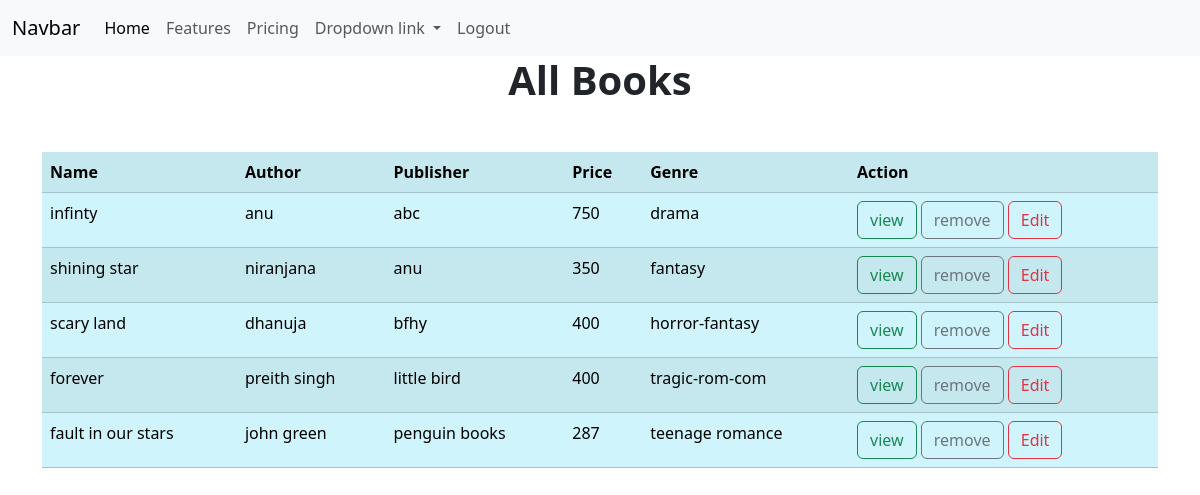
/books/all/, run on the app's committed database.
### book/models.py (models this page shows, shortened)
class Books(models.Model):
    Name=models.CharField(max_length=200)
    author=models.CharField(max_length=200)
    publisher=models.CharField(max_length=200)
    price=models.PositiveIntegerField()
    genre=models.CharField(max_length=200)

### book/views.py (the view)
# urls.py: path('books/all/',views.BooksListView.as_view(),name="books-all"),
class BooksListView(View):
    def get(self,request,*args,**kwargs):
        qs=Books.objects.all()
        return render(request,"book_list.html",{"data":qs})

### book/templates/book_list.html
{%extends 'base.html'%}
{%block body_block%}
<h1 class="text-center fw-bold">All Books</h1>
<div class="container mt-5">
    <table class="table table-striped table-info p-5">
        <tr>
            <th>Name</th>
            <th>Author</th>
            <th>Publisher</th>
            <th>Price</th>
            <th>Genre</th>
            <th>Action</th>
        </tr>
        {%for bo in data%}
        <tr>
            <td>{{bo.Name}}</td>
            <td>{{bo.author}}</td>
            <td>{{bo.publisher}}</td>
            <td>{{bo.price}}</td>
            <td>{{bo.genre}}</td>
            <td>
                <a href="{%url 'books-detail' bo.id %}" class="btn btn-outline-success">view</a>
                <a href="{%url 'books-remove' bo.id %}" class="btn btn-outline-secondary">remove</a>
                <a href="{%url 'books-change' bo.id %}" class="btn btn-outline-danger">Edit</a>
            </td>
        </tr>
        {%endfor%}
    </table>
</div>
{%endblock%}

### book/templates/base.html (shortened to what this page needs)
<!DOCTYPE html>
<html lang="en">
<head>
    <link href="https://cdn.jsdelivr.net/npm/bootstrap@5.3.2/dist/css/bootstrap.min.css" rel="stylesheet">
</head>
<body>
    <nav class="navbar navbar-expand-lg bg-body-tertiary">
        <div class="container-fluid">
          <a class="navbar-brand" href="#">Navbar</a>
          <div class="collapse navbar-collapse" id="navbarNavDropdown">
            <ul class="navbar-nav">
              <li class="nav-item">
                <a class="nav-link active" aria-current="page" href="#">Home</a>
              </li>
              <li class="nav-item">
                <a class="nav-link" href="#">Features</a>
              </li>
              <li class="nav-item">
                <a class="nav-link" href="#">Pricing</a>
              </li>
              <li class="nav-item dropdown">
                <a class="nav-link dropdown-toggle" href="#" role="button" data-bs-toggle="dropdown" aria-expanded="false">
                  Dropdown link
                </a>
              </li>
              <li class="nav-item">
                <a class="nav-link" href="{%url 'signout'%}">Logout</a>
              </li>
            </ul>
          </div>
        </div>
      </nav>
     {%block body_block%}
     {%endblock%}
</body>
</html>

### data on the page
Books: Name "infinty", author "anu", publisher "abc", price "750", genre "drama"
Books: Name "shining star", author "niranjana", publisher "anu", price "350", genre "fantasy"
Books: Name "scary land", author "dhanuja", publisher "bfhy", price "400", genre "horror-fantasy"
Books: Name "forever", author "preith singh", publisher "little bird", price "400", genre "tragic-rom-com"
Books: Name "fault in our stars", author "john green", publisher "penguin books", price "287", genre "teenage romance"
